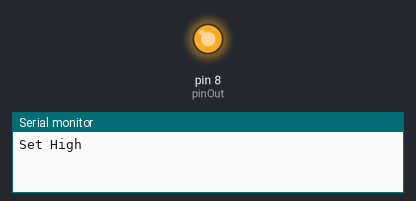
Bench run of a sketch on a simulated Arduino Uno, built with avr-gcc and run on an emulated ATmega328P. On the bench: output pins drawn as LEDs (lit = HIGH), the last lines printed to the serial monitor.

Above: at 1.0 s.
At 3.0 s:
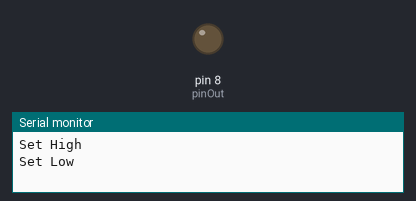
Timing chart, 0 to 5.2 s (numbered marks = the images above):
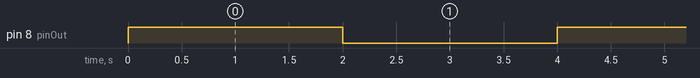

The sketch:

smart-outlet.ino
```cpp
int pinOut = 8;

void setup(){
  Serial.begin(9600);
  pinMode(8, OUTPUT);
}

void loop()
{
  Serial.println("Set High");
  digitalWrite(pinOut, HIGH);
  delay(2000);
  Serial.println("Set Low");
  digitalWrite(pinOut, LOW);
  delay(2000);
}
```

Measured:
- by itself, pin 8 (pinOut): alternates HIGH for 2.0 s and LOW for 2.0 s
